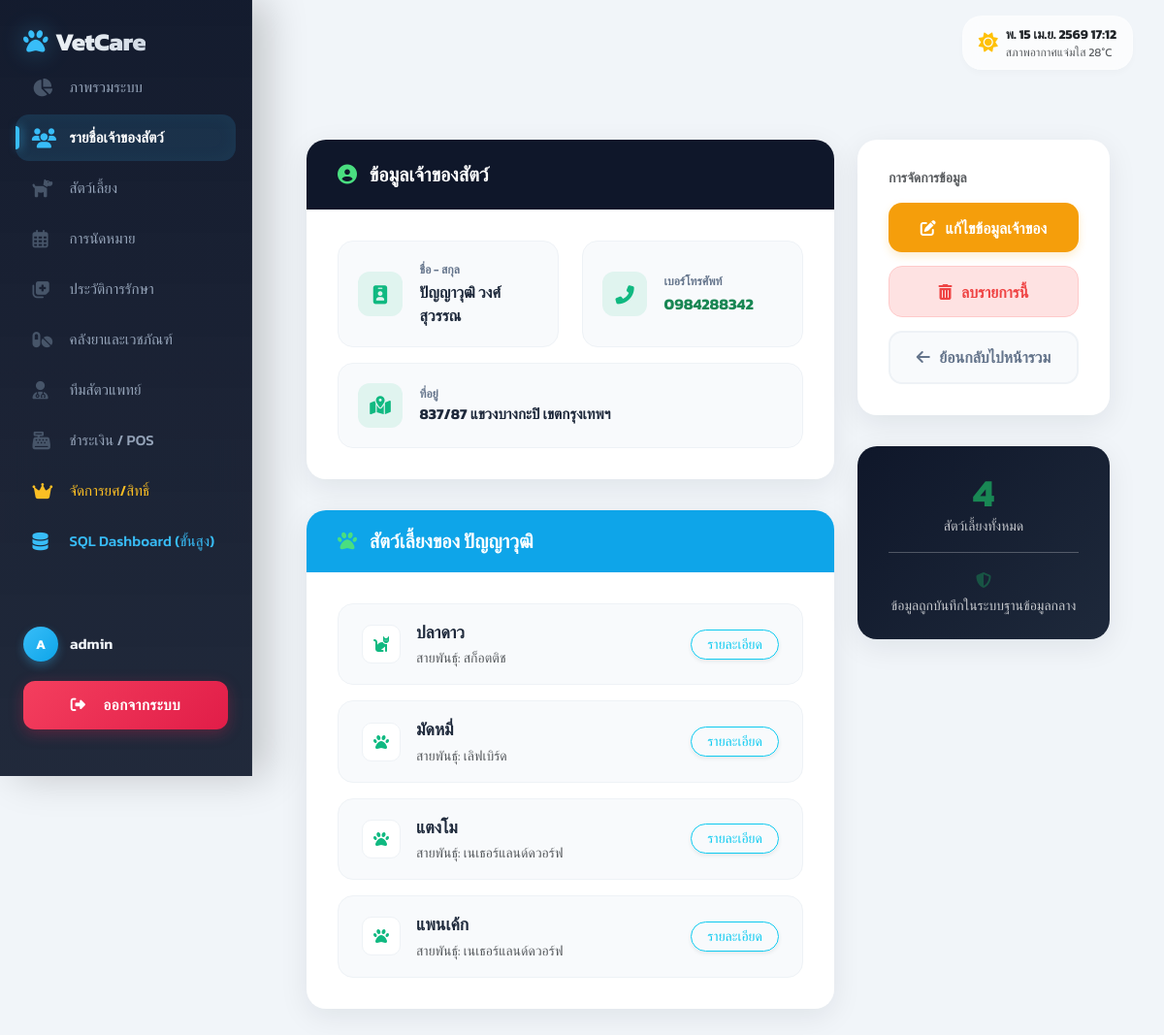
/owners/121/ (signed in), run on the app's committed database.
### myapp/models.py (models this page shows, shortened)
class Owner(models.Model):
    from django.conf import settings
    user = models.OneToOneField(settings.AUTH_USER_MODEL, on_delete=models.SET_NULL, null=True, blank=True, related_name='owner_profile', verbose_name='บัญชีผู้ใช้')
    first_name = models.CharField(max_length=100)
    last_name = models.CharField(max_length=100)
    customer_id = models.CharField(max_length=50, blank=True, null=True, verbose_name='รหัสลูกค้า')
    phone = models.CharField(max_length=15, blank=True, null=True)
    address = models.TextField(blank=True, null=True)

class Pet(models.Model):
    owner = models.ForeignKey(Owner, on_delete=models.CASCADE, related_name='pets')
    name = models.CharField(max_length=100)
    customer_id = models.CharField(max_length=50, blank=True, null=True, verbose_name='รหัสลูกค้า')
    microchip_number = models.CharField(max_length=50, blank=True, null=True, verbose_name='เลขที่ชิป')
    price_level_choices = [
        ('ราคาปกติ', 'ราคาปกติ'),
        ('ราคาพิเศษ', 'ราคาพิเศษ')
    ]
    price_level = models.CharField(max_length=50, choices=price_level_choices, blank=True, null=True, verbose_name='ระดับราคา')
    sex_choices = [
        ('M', 'ตัวผู้'),
        ('F', 'ตัวเมีย')
    ]
    sex = models.CharField(max_length=10, choices=sex_choices, blank=True, null=True, verbose_name='เพศ')
    species = models.CharField(max_length=50, verbose_name='ประเภทสัตว์')
    breed = models.CharField(max_length=50, blank=True, null=True, verbose_name='สายพันธุ์')
    remarks = models.TextField(blank=True, null=True, verbose_name='หมายเหตุ')
    image = models.ImageField(upload_to='pet_images/', blank=True, null=True, verbose_name='รูปภาพสัตว์เลี้ยง')
    birth_date = models.DateField(blank=True, null=True, verbose_name='วันเกิด')

### myapp/views.py (the view)
# urls.py: path('owners/<int:pk>/', staff_required_redirect(views.OwnerDetailView.as_view()), name='owner_detail'),
class OwnerDetailView(DetailView):
    model = Owner
    template_name = 'myapp/owner/owner_detail.html'
    context_object_name = 'owner'

### myapp/views.py (called while the page is built)
def staff_required_redirect(view_func):
    @wraps(view_func)
    def _wrapped_view(request, *args, **kwargs):
        if not request.user.is_authenticated:
            return redirect('login')
        if not request.user.is_staff:
            messages.warning(request, "ขออภัย! คุณไม่มีสิทธิ์เข้าถึงหน้านี้ (เฉพาะพนักงาน)")
            return redirect('client_dashboard')
        return view_func(request, *args, **kwargs)
    return _wrapped_view

### myapp/templates/myapp/owner/owner_detail.html (shortened to what this page needs)
{% extends 'myapp/core/base.html' %}
{% load static %}
{% block content %}
<div class="detail-container">
    <div class="row g-4">
        <div class="col-lg-8">
            <div class="modern-card">
                <header class="modern-header-main">
                    <h4 class="header-title"><i class="fas fa-user-circle"></i> ข้อมูลเจ้าของสัตว์</h4>
                </header>
                <div class="modern-body">
                    <div class="info-grid">
                        <div class="info-item">
                            <div class="info-icon"><i class="fas fa-id-badge"></i></div>
                            <div class="info-content">
                                <label>ชื่อ - สกุล</label>
                                <p class="value">{{ object.first_name }} {{ object.last_name }}</p>
                            </div>
                        </div>
                        <div class="info-item">
                            <div class="info-icon"><i class="fas fa-phone-alt"></i></div>
                            <div class="info-content">
                                <label>เบอร์โทรศัพท์</label>
                                <p class="value text-success">{{ object.phone }}</p>
                            </div>
                        </div>
                    </div>
                    <div class="info-item mt-3 w-100">
                        <div class="info-icon"><i class="fas fa-map-marked-alt"></i></div>
                        <div class="info-content">
                            <label>ที่อยู่</label>
                            <p class="value" style="font-size: 0.95rem;">{{ object.address }}</p>
                        </div>
                    </div>
                </div>
            </div>
            <div class="modern-card">
                <header class="modern-header-info">
                    <h5 class="header-title"><i class="fas fa-paw"></i> สัตว์เลี้ยงของ {{ object.first_name }}</h5>
                </header>
                <div class="modern-body">
                    {% if object.pets.all %}
                        <div class="pet-card-list">
                            {% for pet in object.pets.all %}
                            <div class="pet-inline-card">
                                <div class="pet-name-info">
                                    <div class="pet-icon-bg"><i class="fas {% if pet.species == 'สุนัข' %}fa-dog{% elif pet.species == 'แมว' %}fa-cat{% else %}fa-paw{% endif %}"></i></div>
                                    <div>
                                        <span class="fw-bold d-block" style="font-size: 1.1rem; color: var(--text-main-custom);">{{ pet.name }}</span>
                                        <span class="text-muted small">สายพันธุ์: {{ pet.breed|default:pet.species }}</span>
                                    </div>
                                </div>
                                <a href="{% url 'pet_detail' pet.pk %}" class="btn btn-sm btn-outline-info rounded-pill px-3 shadow-sm">รายละเอียด</a>
                            </div>
                            {% endfor %}
                        </div>
                    {% else %}
                        <div class="text-center py-4 bg-light rounded-4" style="border: 2px dashed #e2e8f0;">
                            <p class="text-muted mb-0">ยังไม่มีประวัติสัตว์เลี้ยงในระบบ</p>
                        </div>
                    {% endif %}
                </div>
            </div>
        </div>
        <div class="col-lg-4">
            <div class="modern-card">
                <div class="modern-body">
                    <h6 class="text-muted mb-3 small text-uppercase fw-bold">การจัดการข้อมูล</h6>
                    <div class="action-panel">
                        {% if request.user.is_superuser or request.user.is_staff or object.first_name == request.user.first_name and object.last_name == request.user.last_name %}
                        <a href="{% url 'owner_update' object.pk %}" class="btn-action btn-edit">
                            <i class="fas fa-edit"></i> แก้ไขข้อมูลเจ้าของ
                        </a>
                        <a href="{% url 'owner_delete' object.pk %}" class="btn-action btn-delete">
                            <i class="fas fa-trash-alt"></i> ลบรายการนี้
                        </a>
                        {% endif %}
                        <a href="{% url 'owner_list' %}" class="btn-action btn-back">
                            <i class="fas fa-arrow-left"></i> ย้อนกลับไปหน้ารวม
                        </a>
                    </div>
                </div>
            </div>
            <div class="modern-card" style="background: linear-gradient(135deg, #0f172a 0%, #1e293b 100%); color: white;">
                <div class="modern-body text-center py-4">
                    <div class="display-6 fw-bold text-success">{{ object.pets.count }}</div>
                    <div class="small opacity-75">สัตว์เลี้ยงทั้งหมด</div>
                    <hr class="opacity-25 my-3">
                    <i class="fas fa-shield-alt text-success opacity-50 mb-2"></i>
                    <p class="small mb-0 opacity-75">ข้อมูลถูกบันทึกในระบบฐานข้อมูลกลาง</p>
                </div>
            </div>
        </div>
    </div>
</div>
{% endblock %}

### myapp/templates/myapp/core/base.html (shortened to what this page needs)
<!DOCTYPE html>
<html lang="th" data-bs-theme="light">
<head>
    <link href="https://cdn.jsdelivr.net/npm/bootstrap@5.3.3/dist/css/bootstrap.min.css" rel="stylesheet">
    <link rel="stylesheet" href="https://cdnjs.cloudflare.com/ajax/libs/font-awesome/6.4.0/css/all.min.css">
</head>
<body>
    {% if request.user.is_authenticated %}
    <aside class="sidebar d-flex flex-column" id="sidebar">
        <div class="sidebar-header d-flex justify-content-between align-items-center mb-1">
            <a href="{% url 'dashboard' %}" class="sidebar-brand mb-0">
                <i class="fas fa-paw me-2"></i> VetCare
            </a>
        </div>
        <div class="sidebar-content">
            <ul class="nav flex-column nav-sidebar w-100">
                <li class="nav-item">
                    <a class="nav-link {% if request.path == '/' or '/dashboard' in request.path %}active{% endif %}" href="{% url 'dashboard' %}">
                        <i class="fas fa-chart-pie"></i> ภาพรวมระบบ
                    </a>
                </li>
                <li class="nav-item">
                    <a class="nav-link {% if '/owners' in request.path %}active{% endif %}" href="{% url 'owner_list' %}">
                        <i class="fas fa-users"></i> รายชื่อเจ้าของสัตว์
                    </a>
                </li>
                <li class="nav-item">
                    <a class="nav-link {% if '/pets' in request.path %}active{% endif %}" href="{% url 'pet_list' %}">
                        <i class="fas fa-dog"></i> สัตว์เลี้ยง
                    </a>
                </li>
                <li class="nav-item">
                    <a class="nav-link {% if '/appointments' in request.path %}active{% endif %}" href="{% url 'appointment_list' %}">
                        <i class="far fa-calendar-alt"></i> การนัดหมาย
                    </a>
                </li>
                <li class="nav-item">
                    <a class="nav-link {% if '/medical-records' in request.path %}active{% endif %}" href="{% url 'medical_record_list' %}">
                        <i class="fas fa-notes-medical"></i> ประวัติการรักษา
                    </a>
                </li>
                <li class="nav-item">
                    <a class="nav-link {% if '/medicines' in request.path %}active{% endif %}" href="{% url 'medicine_list' %}">
                        <i class="fas fa-pills"></i> คลังยาและเวชภัณฑ์
                    </a>
                </li>
                <li class="nav-item">
                    <a class="nav-link {% if '/vets' in request.path %}active{% endif %}" href="{% url 'vet_list' %}">
                        <i class="fas fa-user-md"></i> ทีมสัตวแพทย์
                    </a>
                </li>
                <li class="nav-item">
                    <a class="nav-link {% if '/pos' in request.path %}active{% endif %}" href="{% url 'pos' %}">
                        <i class="fas fa-cash-register"></i> ชำระเงิน / POS
                    </a>
                </li>
                {% if request.user.is_superuser %}
                <li class="nav-item">
                    <a class="nav-link theme-gold {% if '/users' in request.path %}active{% endif %}" href="{% url 'admin_user_management' %}">
                        <i class="fas fa-crown"></i> จัดการยศ/สิทธิ์
                    </a>
                </li>
                <li class="nav-item">
                    <a class="nav-link theme-cyan {% if '/sql-dashboard' in request.path %}active{% endif %}" href="{% url 'sql_clinic_dashboard' %}">
                        <i class="fas fa-database"></i> SQL Dashboard (ขั้นสูง)
                    </a>
                </li>
                {% endif %}
            </ul>
        </div>
        <div class="sidebar-footer">
            <div class="user-profile-mini">
                <div class="avatar-circle">
                    {{ request.user.username|make_list|first|upper }}
                </div>
                <div class="username">
                    {% if request.user.first_name %}{{ request.user.first_name }}{% else %}{{ request.user.username }}{% endif %}
                </div>
            </div>
            <form action="{% url 'logout' %}" method="post" class="px-0">
                <button type="submit" class="btn btn-logout-premium">
                    <i class="fas fa-sign-out-alt me-2"></i>ออกจากระบบ
                </button>
            </form>
        </div>
    </aside>
    {% endif %}
    {% if request.user.is_authenticated %}
    <header class="navbar-top d-flex justify-content-between align-items-center">
        <div class="d-flex align-items-center gap-3">
            <div class="glass-widget d-none d-md-flex align-items-center">
                <i class="fas fa-sun text-warning me-2 fs-5"></i>
                <div>
                    <div class="fw-bold" style="font-size: 0.85rem;" id="datetimeWidget">Loading...</div>
                    <div class="text-muted" style="font-size: 0.75rem;">สภาพอากาศแจ่มใส 28°C</div>
                </div>
            </div>
        </div>
    </header>
    {% endif %}
    <main class="main-wrapper">
        <div class="container-fluid px-0">
            {% block content %}{% endblock %}
        </div>
    </main>
</body>
</html>

### myapp/templates/myapp/owner/owner_detail.html (style rules this page uses)
:root { --deep-navy: #0f172a; --card-navy: #1e293b; --green-pastel: #4ade80; --soft-emerald: #10b981; --warning-gold: #f59e0b; --danger-soft: #ef4444; --card-bg-custom: #ffffff; --item-bg-custom: #f8fafc; --text-main-custom: #1e293b; --text-dim-custom: #64748b; --border-custom: #eef2f6; --pet-card-bg: #f8fafc; }
body { font-family: 'Kanit', sans-serif; }
.detail-container { max-width: 1100px; margin: 2rem auto; padding: 0 1.5rem; }
.modern-card { background: var(--card-bg-custom); border: none; border-radius: 20px; box-shadow: 0 8px 30px rgba(15, 23, 42, 0.08); overflow: hidden; margin-bottom: 2rem; transition: transform 0.3s ease; }
.modern-header-main { background: var(--deep-navy); padding: 1.50rem 2rem; color: white; }
.modern-header-info { background: #0ea5e9; padding: 1.25rem 2rem; color: white; }
.header-title { display: flex; align-items: center; gap: 0.8rem; margin: 0; font-weight: 700; font-size: 1.25rem; }
.header-title i { color: var(--green-pastel); }
.modern-body { padding: 2rem; }
.info-grid { display: grid; grid-template-columns: repeat(2, 1fr); gap: 1.5rem; }
.info-item { background: var(--item-bg-custom); border: 1px solid var(--border-custom); padding: 1.25rem; border-radius: 16px; display: flex; align-items: center; gap: 1.1rem; transition: all 0.2s; }
.info-icon { width: 46px; height: 46px; border-radius: 12px; background: rgba(16, 185, 129, 0.1); color: var(--soft-emerald); display: flex; align-items: center; justify-content: center; font-size: 1.2rem; flex-shrink: 0; }
.info-content label { display: block; color: var(--text-dim-custom); font-size: 0.75rem; font-weight: 600; text-transform: uppercase; margin-bottom: 0.1rem; }
.info-content .value { font-weight: 700; font-size: 1rem; color: var(--text-main-custom); margin: 0; }
.pet-card-list { display: flex; flex-direction: column; gap: 1rem; }
.pet-inline-card { background: var(--pet-card-bg); border: 1px solid var(--border-custom); padding: 1rem 1.5rem; border-radius: 16px; display: flex; justify-content: space-between; align-items: center; transition: all 0.2s; }
.pet-name-info { display: flex; align-items: center; gap: 1rem; }
.pet-icon-bg { width: 40px; height: 40px; background: var(--card-bg-custom); border: 1px solid var(--border-custom); border-radius: 10px; display: flex; align-items: center; justify-content: center; color: var(--soft-emerald); }
.action-panel { display: flex; flex-direction: column; gap: 0.85rem; }
.btn-action { padding: 0.85rem; border-radius: 14px; font-weight: 700; display: flex; align-items: center; justify-content: center; gap: 0.6rem; transition: all 0.3s cubic-bezier(0.4, 0, 0.2, 1); text-decoration: none; border: none; }
.btn-edit { background: var(--warning-gold); color: white; box-shadow: 0 4px 10px rgba(245, 158, 11, 0.2); }
.btn-delete { background: #fee2e2; color: var(--danger-soft); border: 1px solid #fecaca; }
.btn-back { background: var(--item-bg-custom); color: var(--text-dim-custom); border: 2px solid var(--border-custom); }

### data on the page
Owner: first_name "ปัญญาวุฒิ", last_name "วงศ์สุวรรณ", phone "0984288342", address "837/87 แขวงบางกะปิ เขตกรุงเทพฯ", pets.count "4"
Pet: name "ปลาดาว", breed "สก็อตติช"
Pet: name "มัดหมี่", breed "เลิฟเบิร์ด"
Pet: name "แตงโม", breed "เนเธอร์แลนด์ดวอร์ฟ"
Pet: name "แพนเค้ก", breed "เนเธอร์แลนด์ดวอร์ฟ"

### other printed values
{{ request.user.username|make_list|first|upper }} "A"
{{ request.user.first_name }} "admin"
